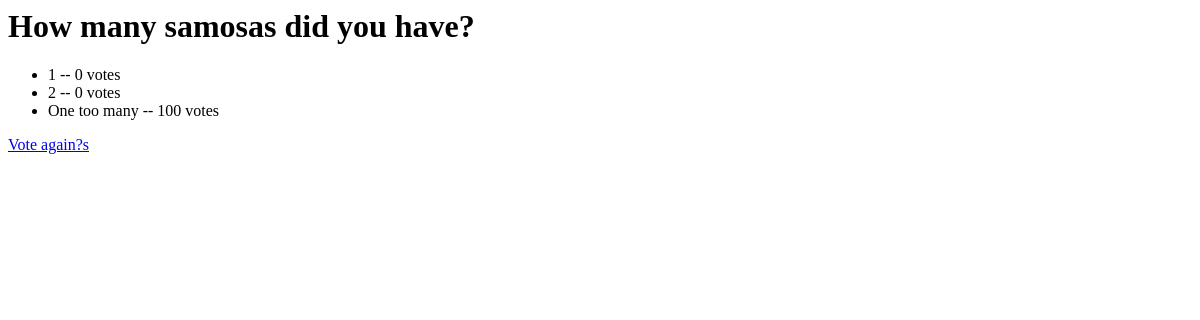
/polls/1/results/, run on an earlier commit of the app's database.
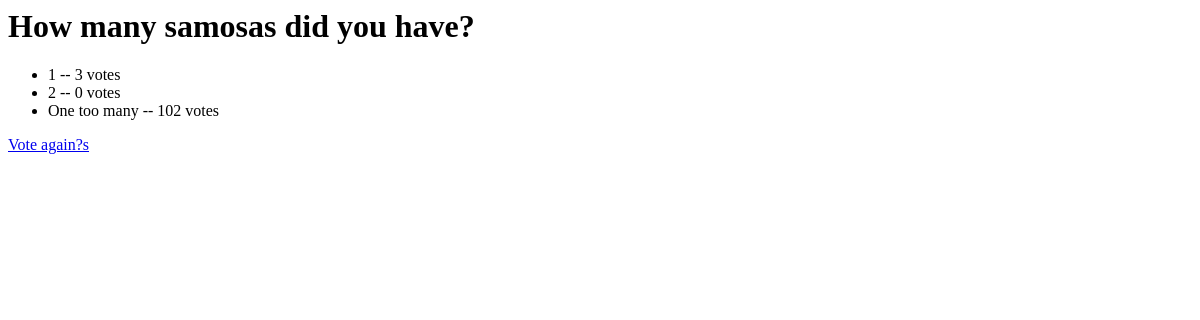
And on a later commit of the database.
### polls/models.py (models this page shows, shortened)
@python_2_unicode_compatible
class Choice(models.Model):
	questeion = models.ForeignKey(Question, on_delete=models.CASCADE)
	choice_text = models.CharField(max_length=200)
	votes = models.IntegerField(default=0)

### polls/views.py (the view)
# urls.py: url(r'^(?P<pk>[0-9]+)/results/$',views.ResultsView.as_view(), name='results'),
class ResultsView(generic.DetailView):
	model = Question
	template_name = 'polls/results.html'

### polls/templates/polls/results.html
<h1>{{ question.question_text}}</h1>
<ul>
{% for choice in question.choice_set.all %}
	<li>
		{{ choice.choice_text }} -- {{ choice.votes }} vote{{choice.votes|pluralize }}
	</li>
{% endfor %}
</ul>
<a href="{% url 'polls:detail' question.id %}">Vote again?s</a>

What changed in the data, as far as the page shows it:
changed Choice (number 1 of 3 on the later page): votes "0" → "3"
changed Choice "One too many": votes "100" → "102"
